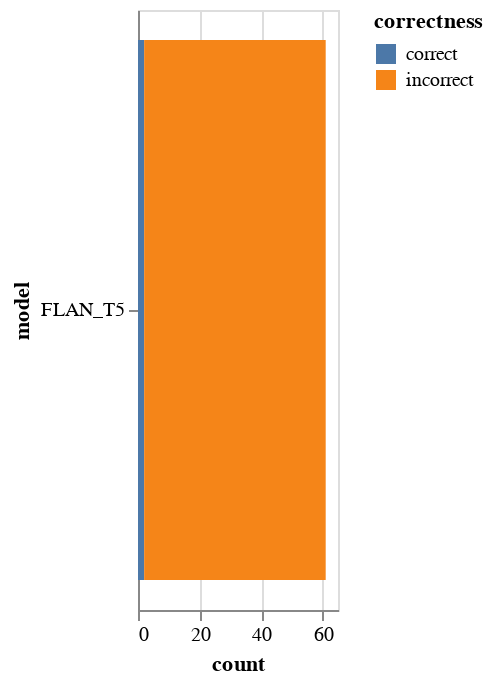

Write notebook code for a chart like this one.
### Code cell
adj_count_group.visualize_models(models=["FLAN_T5"])

### Figure 1 — Vega-Lite specification as saved in the notebook (floating-point values rounded to 4 significant figures)
{"$schema": "https://vega.github.io/schema/vega-lite/v3.2.1.json", "config": {"mark": {"tooltip": null}, "view": {"height": 300, "width": 400}}, "data": {"name": "data-1eec79714db7e4373a754bcb19b95098"}, "datasets": {"data-1eec79714db7e4373a754bcb19b95098": [{"correctness": "correct", "count": 2, "model": "FLAN_T5"}, {"correctness": "incorrect", "count": 59, "model": "FLAN_T5"}]}, "encoding": {"color": {"field": "correctness", "scale": {"domain": ["correct", "incorrect"]}, "type": "nominal"}, "tooltip": [{"field": "model", "type": "nominal"}, {"field": "count", "type": "quantitative"}, {"field": "correctness", "type": "nominal"}], "x": {"field": "count", "stack": "zero", "type": "quantitative"}, "y": {"field": "model", "type": "nominal"}}, "mark": "bar", "width": 100}
